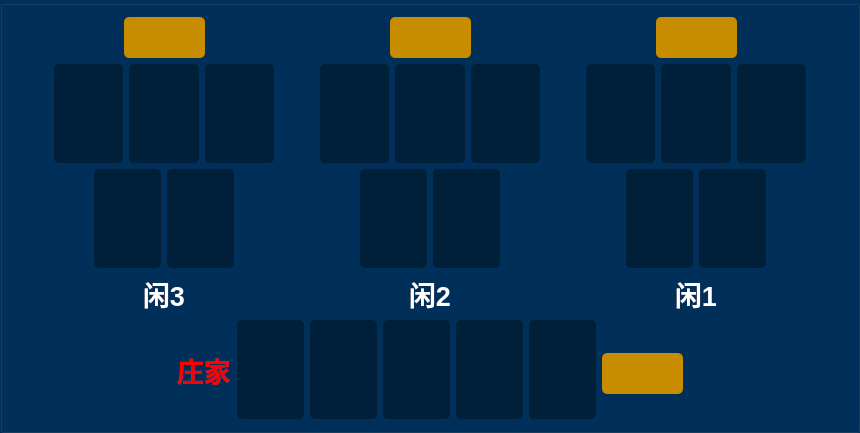
       <widget class="QGroupBox" name="groupBox_4">
        <property name="enabled">
         <bool>true</bool>
        </property>
        <property name="font">
         <font>
          <pointsize>22</pointsize>
         </font>
        </property>
        <property name="styleSheet">
         <string notr="true">background-color: rgb(0, 48, 90);</string>
        </property>
        <property name="title">
         <string/>
        </property>
        <layout class="QVBoxLayout" name="verticalLayout_8" stretch="3,1">
         <item>
          <layout class="QHBoxLayout" name="horizontalLayout_22">
           <item>
            <spacer name="horizontalSpacer_13">
             <property name="orientation">
              <enum>Qt::Horizontal</enum>
             </property>
             <property name="sizeHint" stdset="0">
              <size>
               <width>40</width>
               <height>20</height>
              </size>
             </property>
            </spacer>
           </item>
           <item>
            <layout class="QVBoxLayout" name="verticalLayout_5">
             <item>
              <layout class="QHBoxLayout" name="horizontalLayout_3">
               <item>
                <spacer name="horizontalSpacer_3">
                 <property name="orientation">
                  <enum>Qt::Horizontal</enum>
                 </property>
                 <property name="sizeHint" stdset="0">
                  <size>
                   <width>40</width>
                   <height>20</height>
                  </size>
                 </property>
                </spacer>
               </item>
               <item>
                <widget class="QLabel" name="xian3_result">
                 <property name="minimumSize">
                  <size>
                   <width>81</width>
                   <height>41</height>
                  </size>
                 </property>
                 <property name="maximumSize">
                  <size>
                   <width>120</width>
                   <height>60</height>
                  </size>
                 </property>
                 <property name="font">
                  <font>
                   <pointsize>22</pointsize>
                  </font>
                 </property>
                 <property name="styleSheet">
                  <string notr="true">border-radius:5px;
background-color: rgb(200, 140, 0);</string>
                 </property>
                 <property name="text">
                  <string/>
                 </property>
                 <property name="alignment">
                  <set>Qt::AlignCenter</set>
                 </property>
                </widget>
               </item>
               <item>
                <spacer name="horizontalSpacer_4">
                 <property name="orientation">
                  <enum>Qt::Horizontal</enum>
                 </property>
                 <property name="sizeHint" stdset="0">
                  <size>
                   <width>40</width>
                   <height>20</height>
                  </size>
                 </property>
                </spacer>
               </item>
              </layout>
             </item>
             <item>
              <layout class="QHBoxLayout" name="horizontalLayout_6">
               <item>
                <widget class="QLabel" name="three_three_pic">
                 <property name="minimumSize">
                  <size>
                   <width>67</width>
                   <height>99</height>
                  </size>
                 </property>
                 <property name="styleSheet">
                  <string notr="true">border-radius:5px;
background-color: rgb(0, 32, 57);</string>
                 </property>
                 <property name="text">
                  <string/>
                 </property>
                </widget>
               </item>
               <item>
                <widget class="QLabel" name="three_two_pic">
                 <property name="minimumSize">
                  <size>
                   <width>67</width>
                   <height>99</height>
                  </size>
                 </property>
                 <property name="styleSheet">
                  <string notr="true">border-radius:5px;
background-color: rgb(0, 32, 57);</string>
                 </property>
                 <property name="text">
                  <string/>
                 </property>
                </widget>
               </item>
               <item>
                <widget class="QLabel" name="three_one_pic">
                 <property name="minimumSize">
                  <size>
                   <width>67</width>
                   <height>99</height>
                  </size>
                 </property>
                 <property name="styleSheet">
                  <string notr="true">border-radius:5px;
background-color: rgb(0, 32, 57);</string>
                 </property>
                 <property name="text">
                  <string/>
                 </property>
                </widget>
               </item>
              </layout>
             </item>
             <item>
              <layout class="QHBoxLayout" name="horizontalLayout_7">
               <item>
                <spacer name="horizontalSpacer">
                 <property name="orientation">
                  <enum>Qt::Horizontal</enum>
                 </property>
                 <property name="sizeHint" stdset="0">
                  <size>
                   <width>40</width>
                   <height>20</height>
                  </size>
                 </property>
                </spacer>
               </item>
               <item>
                <widget class="QLabel" name="three_five_pic">
                 <property name="minimumSize">
                  <size>
                   <width>67</width>
                   <height>99</height>
                  </size>
                 </property>
                 <property name="styleSheet">
                  <string notr="true">border-radius:5px;
background-color: rgb(0, 32, 57);</string>
                 </property>
                 <property name="text">
                  <string/>
                 </property>
                </widget>
               </item>
               <item>
                <widget class="QLabel" name="three_four_pic">
                 <property name="minimumSize">
                  <size>
                   <width>67</width>
                   <height>99</height>
                  </size>
                 </property>
                 <property name="styleSheet">
                  <string notr="true">border-radius:5px;
background-color: rgb(0, 32, 57);</string>
                 </property>
                 <property name="text">
                  <string/>
                 </property>
                </widget>
               </item>
               <item>
                <spacer name="horizontalSpacer_2">
                 <property name="orientation">
                  <enum>Qt::Horizontal</enum>
                 </property>
                 <property name="sizeHint" stdset="0">
                  <size>
                   <width>40</width>
                   <height>20</height>
                  </size>
                 </property>
                </spacer>
               </item>
              </layout>
             </item>
             <item>
              <widget class="QLabel" name="label_xian3">
               <property name="font">
                <font>
                 <pointsize>20</pointsize>
                 <weight>75</weight>
                 <bold>true</bold>
                </font>
               </property>
               <property name="styleSheet">
                <string notr="true">color: rgb(255, 255, 255);</string>
               </property>
               <property name="text">
                <string>闲3</string>
               </property>
               <property name="alignment">
                <set>Qt::AlignCenter</set>
               </property>
              </widget>
             </item>
            </layout>
           </item>
           <item>
            <spacer name="horizontalSpacer_14">
             <property name="orientation">
              <enum>Qt::Horizontal</enum>
             </property>
             <property name="sizeHint" stdset="0">
              <size>
               <width>40</width>
               <height>20</height>
              </size>
             </property>
            </spacer>
           </item>
           <item>
            <layout class="QVBoxLayout" name="verticalLayout_6">
             <item>
              <layout class="QHBoxLayout" name="horizontalLayout_4">
               <item>
                <spacer name="horizontalSpacer_5">
                 <property name="orientation">
                  <enum>Qt::Horizontal</enum>
                 </property>
                 <property name="sizeHint" stdset="0">
                  <size>
                   <width>40</width>
                   <height>20</height>
                  </size>
                 </property>
                </spacer>
               </item>
               <item>
                <widget class="QLabel" name="xian2_result">
                 <property name="minimumSize">
                  <size>
                   <width>81</width>
                   <height>41</height>
                  </size>
                 </property>
                 <property name="font">
                  <font>
                   <pointsize>22</pointsize>
                  </font>
                 </property>
                 <property name="styleSheet">
                  <string notr="true">border-radius:5px;
background-color: rgb(200, 140, 0);</string>
                 </property>
                 <property name="text">
                  <string/>
                 </property>
                 <property name="alignment">
                  <set>Qt::AlignCenter</set>
                 </property>
                </widget>
               </item>
               <item>
                <spacer name="horizontalSpacer_6">
                 <property name="orientation">
                  <enum>Qt::Horizontal</enum>
                 </property>
                 <property name="sizeHint" stdset="0">
                  <size>
                   <width>40</width>
                   <height>20</height>
                  </size>
                 </property>
                </spacer>
               </item>
              </layout>
             </item>
             <item>
              <layout class="QHBoxLayout" name="horizontalLayout_8">
               <item>
                <widget class="QLabel" name="two_three_pic">
                 <property name="minimumSize">
                  <size>
                   <width>67</width>
                   <height>99</height>
                  </size>
                 </property>
                 <property name="styleSheet">
                  <string notr="true">border-radius:5px;
background-color: rgb(0, 32, 57);</string>
                 </property>
                 <property name="text">
                  <string/>
                 </property>
                </widget>
               </item>
               <item>
                <widget class="QLabel" name="two_two_pic">
                 <property name="minimumSize">
                  <size>
                   <width>67</width>
                   <height>99</height>
                  </size>
                 </property>
                 <property name="styleSheet">
                  <string notr="true">border-radius:5px;
background-color: rgb(0, 32, 57);</string>
                 </property>
                 <property name="text">
                  <string/>
                 </property>
                </widget>
               </item>
               <item>
                <widget class="QLabel" name="two_one_pic">
                 <property name="minimumSize">
                  <size>
                   <width>67</width>
                   <height>99</height>
                  </size>
                 </property>
                 <property name="styleSheet">
                  <string notr="true">border-radius:5px;
background-color: rgb(0, 32, 57);</string>
                 </property>
                 <property name="text">
                  <string/>
                 </property>
                </widget>
               </item>
              </layout>
             </item>
             <item>
              <layout class="QHBoxLayout" name="horizontalLayout_5">
               <item>
                <spacer name="horizontalSpacer_7">
                 <property name="orientation">
                  <enum>Qt::Horizontal</enum>
                 </property>
                 <property name="sizeHint" stdset="0">
                  <size>
                   <width>40</width>
                   <height>20</height>
                  </size>
                 </property>
                </spacer>
               </item>
               <item>
                <layout class="QHBoxLayout" name="horizontalLayout_9">
                 <item>
                  <widget class="QLabel" name="two_four_pic_2">
                   <property name="minimumSize">
                    <size>
                     <width>67</width>
                     <height>99</height>
                    </size>
                   </property>
                   <property name="styleSheet">
                    <string notr="true">border-radius:5px;
background-color: rgb(0, 32, 57);</string>
                   </property>
                   <property name="text">
                    <string/>
                   </property>
                  </widget>
                 </item>
                 <item>
                  <widget class="QLabel" name="two_four_pic">
                   <property name="minimumSize">
                    <size>
                     <width>67</width>
                     <height>99</height>
                    </size>
                   </property>
                   <property name="styleSheet">
                    <string notr="true">border-radius:5px;
background-color: rgb(0, 32, 57);</string>
                   </property>
                   <property name="text">
                    <string/>
                   </property>
                  </widget>
                 </item>
                </layout>
               </item>
               <item>
                <spacer name="horizontalSpacer_8">
                 <property name="orientation">
                  <enum>Qt::Horizontal</enum>
                 </property>
                 <property name="sizeHint" stdset="0">
                  <size>
                   <width>40</width>
                   <height>20</height>
                  </size>
                 </property>
                </spacer>
               </item>
              </layout>
             </item>
             <item>
              <widget class="QLabel" name="label_xian2">
               <property name="font">
                <font>
                 <pointsize>20</pointsize>
                 <weight>75</weight>
                 <bold>true</bold>
                </font>
               </property>
               <property name="styleSheet">
                <string notr="true">color: rgb(255, 255, 255);</string>
               </property>
               <property name="text">
                <string>闲2</string>
               </property>
               <property name="alignment">
                <set>Qt::AlignCenter</set>
               </property>
              </widget>
             </item>
            </layout>
           </item>
           <item>
            <spacer name="horizontalSpacer_15">
             <property name="orientation">
              <enum>Qt::Horizontal</enum>
             </property>
             <property name="sizeHint" stdset="0">
              <size>
               <width>40</width>
               <height>20</height>
              </size>
             </property>
            </spacer>
           </item>
           <item>
            <layout class="QVBoxLayout" name="verticalLayout_7">
             <item>
              <layout class="QHBoxLayout" name="horizontalLayout_18">
               <item>
                <spacer name="horizontalSpacer_9">
                 <property name="orientation">
                  <enum>Qt::Horizontal</enum>
                 </property>
                 <property name="sizeHint" stdset="0">
                  <size>
                   <width>40</width>
                   <height>20</height>
                  </size>
                 </property>
                </spacer>
               </item>
               <item>
                <widget class="QLabel" name="xian1_result">
                 <property name="minimumSize">
                  <size>
                   <width>81</width>
                   <height>41</height>
                  </size>
                 </property>
                 <property name="font">
                  <font>
                   <pointsize>22</pointsize>
                  </font>
                 </property>
                 <property name="styleSheet">
                  <string notr="true">border-radius:5px;
background-color: rgb(200, 140, 0);</string>
                 </property>
                 <property name="text">
                  <string/>
                 </property>
                 <property name="alignment">
                  <set>Qt::AlignCenter</set>
                 </property>
                </widget>
               </item>
               <item>
                <spacer name="horizontalSpacer_10">
                 <property name="orientation">
                  <enum>Qt::Horizontal</enum>
                 </property>
                 <property name="sizeHint" stdset="0">
                  <size>
                   <width>40</width>
                   <height>20</height>
                  </size>
                 </property>
                </spacer>
               </item>
              </layout>
             </item>
             <item>
              <layout class="QHBoxLayout" name="horizontalLayout_11">
               <item>
                <widget class="QLabel" name="one_three_pic">
                 <property name="minimumSize">
                  <size>
                   <width>67</width>
                   <height>99</height>
                  </size>
                 </property>
                 <property name="styleSheet">
                  <string notr="true">border-radius:5px;
background-color: rgb(0, 32, 57);</string>
                 </property>
                 <property name="text">
                  <string/>
                 </property>
                </widget>
               </item>
               <item>
                <widget class="QLabel" name="one_two_pic">
                 <property name="minimumSize">
                  <size>
                   <width>67</width>
                   <height>99</height>
                  </size>
                 </property>
                 <property name="styleSheet">
                  <string notr="true">border-radius:5px;
background-color: rgb(0, 32, 57);</string>
                 </property>
                 <property name="text">
                  <string/>
                 </property>
                </widget>
               </item>
               <item>
                <widget class="QLabel" name="one_one_pic">
                 <property name="minimumSize">
                  <size>
                   <width>67</width>
                   <height>99</height>
                  </size>
                 </property>
                 <property name="styleSheet">
                  <string notr="true">border-radius:5px;
background-color: rgb(0, 32, 57);</string>
                 </property>
                 <property name="text">
                  <string/>
                 </property>
                </widget>
               </item>
              </layout>
             </item>
             <item>
              <layout class="QHBoxLayout" name="horizontalLayout_20">
               <item>
                <spacer name="horizontalSpacer_11">
                 <property name="orientation">
                  <enum>Qt::Horizontal</enum>
                 </property>
                 <property name="sizeHint" stdset="0">
                  <size>
                   <width>40</width>
                   <height>20</height>
                  </size>
                 </property>
                </spacer>
               </item>
               <item>
                <layout class="QHBoxLayout" name="horizontalLayout_10">
                 <item>
                  <widget class="QLabel" name="one_five_pic">
                   <property name="minimumSize">
                    <size>
                     <width>67</width>
                     <height>99</height>
                    </size>
                   </property>
                   <property name="styleSheet">
                    <string notr="true">border-radius:5px;
background-color: rgb(0, 32, 57);</string>
                   </property>
                   <property name="text">
                    <string/>
                   </property>
                  </widget>
                 </item>
                 <item>
                  <widget class="QLabel" name="one_four_pic">
                   <property name="minimumSize">
                    <size>
                     <width>67</width>
                     <height>99</height>
                    </size>
                   </property>
                   <property name="styleSheet">
                    <string notr="true">border-radius:5px;
background-color: rgb(0, 32, 57);</string>
                   </property>
                   <property name="text">
                    <string/>
                   </property>
                  </widget>
                 </item>
                </layout>
               </item>
               <item>
                <spacer name="horizontalSpacer_12">
                 <property name="orientation">
                  <enum>Qt::Horizontal</enum>
                 </property>
                 <property name="sizeHint" stdset="0">
                  <size>
                   <width>40</width>
                   <height>20</height>
                  </size>
                 </property>
                </spacer>
               </item>
              </layout>
             </item>
             <item>
              <widget class="QLabel" name="label_xian1">
               <property name="font">
                <font>
                 <pointsize>20</pointsize>
                 <weight>75</weight>
                 <bold>true</bold>
                </font>
               </property>
               <property name="styleSheet">
                <string notr="true">color: rgb(255, 255, 255);</string>
               </property>
               <property name="text">
                <string>闲1</string>
               </property>
               <property name="alignment">
                <set>Qt::AlignCenter</set>
               </property>
              </widget>
             </item>
            </layout>
           </item>
           <item>
            <spacer name="horizontalSpacer_16">
             <property name="orientation">
              <enum>Qt::Horizontal</enum>
             </property>
             <property name="sizeHint" stdset="0">
              <size>
               <width>40</width>
               <height>20</height>
              </size>
             </property>
            </spacer>
           </item>
          </layout>
         </item>
         <item>
          <layout class="QHBoxLayout" name="horizontalLayout_23">
           <item>
            <spacer name="horizontalSpacer_17">
             <property name="orientation">
              <enum>Qt::Horizontal</enum>
             </property>
             <property name="sizeHint" stdset="0">
              <size>
               <width>40</width>
               <height>20</height>
              </size>
             </property>
            </spacer>
           </item>
           <item>
            <layout class="QHBoxLayout" name="horizontalLayout_21">
             <item>
              <widget class="QLabel" name="label_zhuang">
               <property name="font">
                <font>
                 <pointsize>20</pointsize>
                 <weight>75</weight>
                 <bold>true</bold>
                </font>
               </property>
               <property name="styleSheet">
                <string notr="true">color: rgb(255, 0, 0);</string>
               </property>
               <property name="text">
                <string>庄家</string>
               </property>
              </widget>
             </item>
             <item>
              <layout class="QHBoxLayout" name="horizontalLayout_2">
               <item>
                <widget class="QLabel" name="zhuang_five_pic">
                 <property name="minimumSize">
                  <size>
                   <width>67</width>
                   <height>99</height>
                  </size>
                 </property>
                 <property name="styleSheet">
                  <string notr="true">border-radius:5px;
background-color: rgb(0, 32, 57);</string>
                 </property>
                 <property name="text">
                  <string/>
                 </property>
                </widget>
               </item>
               <item>
                <widget class="QLabel" name="zhuang_four_pic">
                 <property name="minimumSize">
                  <size>
                   <width>67</width>
                   <height>99</height>
                  </size>
                 </property>
                 <property name="styleSheet">
                  <string notr="true">border-radius:5px;
background-color: rgb(0, 32, 57);</string>
                 </property>
                 <property name="text">
                  <string/>
                 </property>
                </widget>
               </item>
               <item>
                <widget class="QLabel" name="zhuang_three_pic">
                 <property name="minimumSize">
                  <size>
                   <width>67</width>
                   <height>99</height>
                  </size>
                 </property>
                 <property name="styleSheet">
                  <string notr="true">border-radius:5px;
background-color: rgb(0, 32, 57);</string>
                 </property>
                 <property name="text">
                  <string/>
                 </property>
                </widget>
               </item>
               <item>
                <widget class="QLabel" name="zhuang_two_pic">
                 <property name="minimumSize">
                  <size>
                   <width>67</width>
                   <height>99</height>
                  </size>
                 </property>
                 <property name="styleSheet">
                  <string notr="true">border-radius:5px;
background-color: rgb(0, 32, 57);</string>
                 </property>
                 <property name="text">
                  <string/>
                 </property>
                </widget>
               </item>
               <item>
                <widget class="QLabel" name="zhuang_one_pic">
                 <property name="minimumSize">
                  <size>
                   <width>67</width>
                   <height>99</height>
                  </size>
                 </property>
                 <property name="styleSheet">
                  <string notr="true">border-radius:5px;
background-color: rgb(0, 32, 57);</string>
                 </property>
                 <property name="text">
                  <string/>
                 </property>
                </widget>
               </item>
              </layout>
             </item>
             <item>
              <widget class="QLabel" name="zhuang_result">
               <property name="minimumSize">
                <size>
                 <width>81</width>
                 <height>41</height>
                </size>
               </property>
               <property name="maximumSize">
                <size>
                 <width>91</width>
                 <height>32</height>
                </size>
               </property>
               <property name="font">
                <font>
                 <pointsize>22</pointsize>
                </font>
               </property>
               <property name="styleSheet">
                <string notr="true">border-radius:5px;
background-color: rgb(200, 140, 0);</string>
               </property>
               <property name="text">
                <string/>
               </property>
               <property name="alignment">
                <set>Qt::AlignCenter</set>
               </property>
              </widget>
             </item>
            </layout>
           </item>
           <item>
            <spacer name="horizontalSpacer_18">
             <property name="orientation">
              <enum>Qt::Horizontal</enum>
             </property>
             <property name="sizeHint" stdset="0">
              <size>
               <width>40</width>
               <height>20</height>
              </size>
             </property>
            </spacer>
           </item>
          </layout>
         </item>
        </layout>
       </widget>
